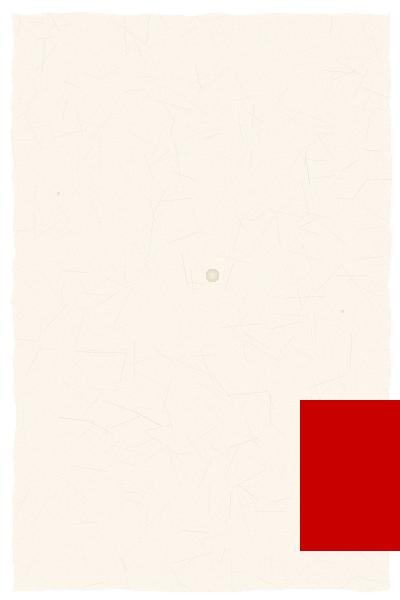
#> input picture debug_drawing_issue.png, 400 x 600 px
$ python -i paper_texture_type.py   (imports and definitions only)
#> lines starting #> are read from the running program, lines starting #| are printed output that depends on the picture
from PIL import Image, ImageDraw, ImageFont, ImageFilter, ImageOps
import random
import math
from Calli_Utils.paper_edge_natural_torn import add_organic_torn_mask, safe_apply_mask

# [205 lines left out: functions create_realistic_paper_texture, apply_paper_texture, create_authentic_paper_texture, add_realistic_aging, create_authentic_torn_paper, not called in this run]

>>> from PIL import Image
>>> picture = Image.open('../debug_drawing_issue.png')
#> picture is the input picture: PIL image 400x600 RGBA; mean R, G, B, A 247.6, 229.4, 220, 232.3
>>> result = apply_paper_texture(picture)
#> in create_realistic_paper_texture, `texture = Image.new('RGB', (width, height), base_color)`:
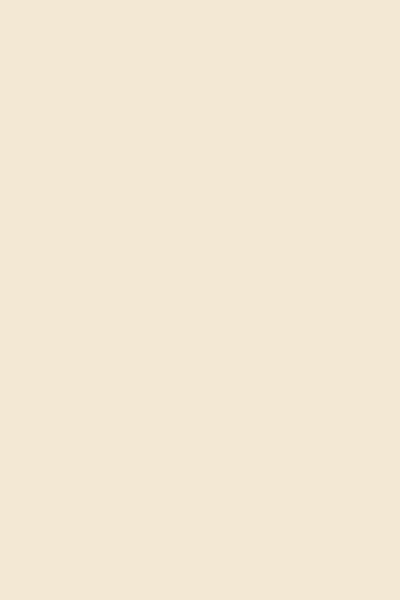
#> texture: PIL image 400x600 RGB; mean R, G, B 242, 232, 212
#> in create_realistic_paper_texture, `gradient = Image.new('L', (width, height), 255)`: gradient: PIL image 400x600 L; every value is 255
#> in create_realistic_paper_texture, `gradient = gradient.filter(ImageFilter.GaussianBlur(20))`:
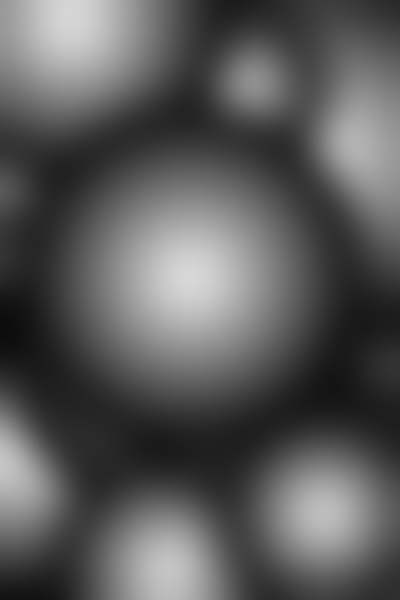
#> gradient: PIL image 400x600 L; min 11, max 215, mean 91.2
#> (the run stopped early here; a loop or call above may not have finished)

$ run again, on circular_seal.png
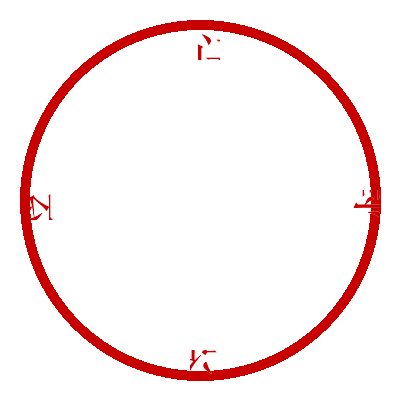
#> input picture circular_seal.png, 400 x 400 px
#> picture is the input picture: PIL image 400x400 RGBA; mean R, G, B, A 251.1, 0, 0, 18.1
#> in create_realistic_paper_texture, `gradient = gradient.filter(ImageFilter.GaussianBlur(20))`:
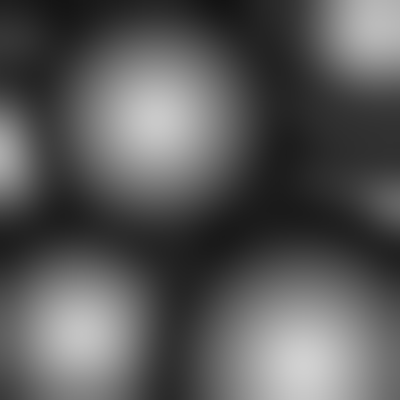
#> gradient: PIL image 400x400 L; min 19, max 209, mean 88.7
